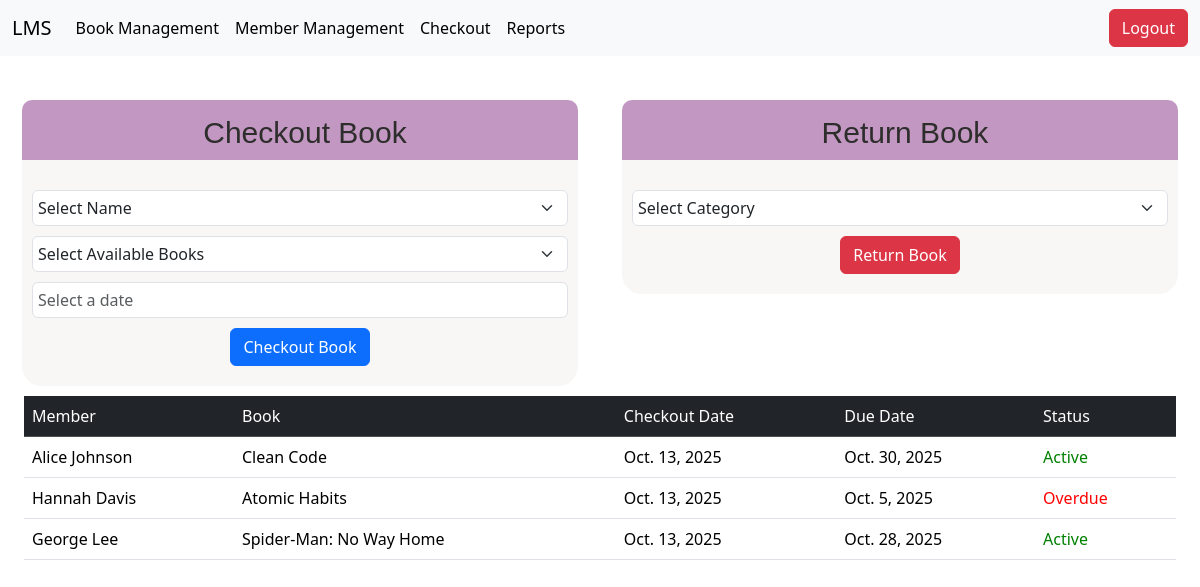
The app's page /checkoutview/, older data.
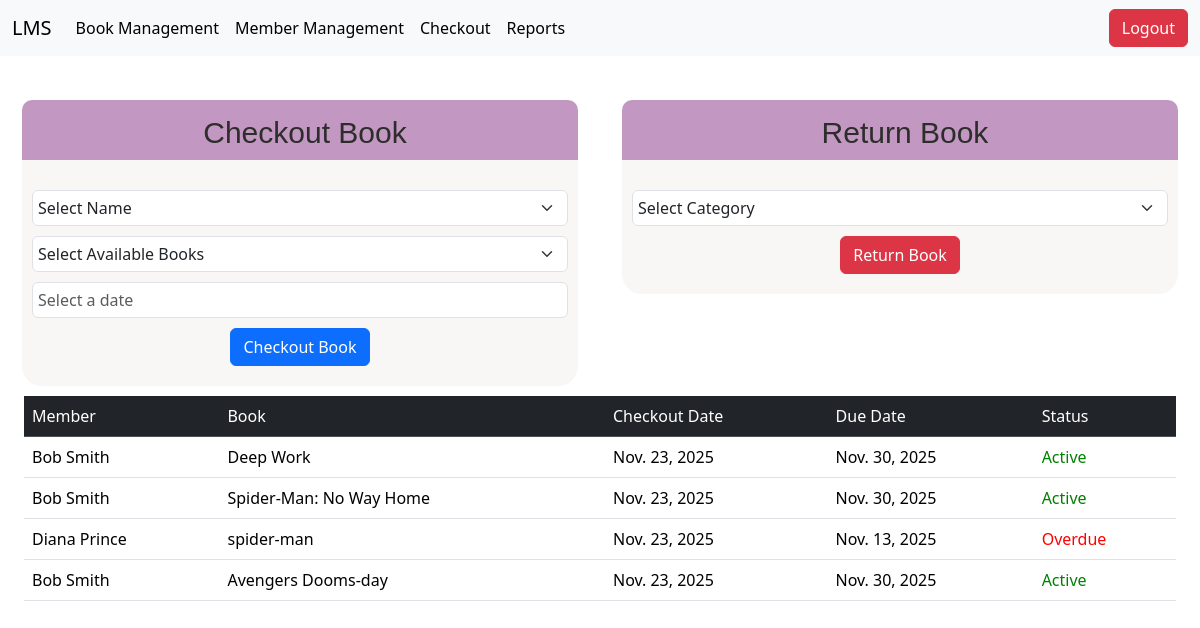
The same page, newer data.
### library/models.py (models this page shows)
class Checkouts(models.Model):
    member=models.CharField(max_length=200)
    book_title=models.TextField(null=True,blank=True)
    checkout_date=models.DateField(auto_now_add=True)
    due_date=models.DateField()
    status=models.CharField(max_length=200,null=True,blank=True)

### library/views.py (the view)
# urls.py: path("checkoutview/",views.checkoutdata,name="checkoutdata"),
def checkoutdata(request):
    checkout_title=Checkouts.objects.values_list("book_title",flat=True)
    books=Books.objects.all()
    books_list=[]
    for i in books:
         books_list.append({
              "id":i.id,
              "title":i.title,
              "author":i.author,
              "isbn":i.isbn,
              "category":i.category,
              "status":"Checkout" if i.title in checkout_title else "Available"
         })
    member=list(Member.objects.all().values())
    checkout_list=list(Checkouts.objects.all().values())
    context={"books":books_list,"member":member,"checkout_list":checkout_list}
    return render(request,"checkout.html",context)

### library/templates/checkout.html (shortened to what this page needs)
<!DOCTYPE html>
<html lang="en">
    <head>
    {% load static %}
    <link href="https://cdn.jsdelivr.net/npm/bootstrap@5.3.8/dist/css/bootstrap.min.css" rel="stylesheet">
    <link rel="stylesheet" href="https://cdnjs.cloudflare.com/ajax/libs/bootstrap-datepicker/1.9.0/css/bootstrap-datepicker.min.css">
</head>
<body>
    <div class="positionnavbar">
    <nav class="navbar navbar-expand-lg bg-body-tertiary">
        <div class="container-fluid">
            <a class="navbar-brand" href="#">LMS</a>
            <div class="collapse navbar-collapse" id="navbarNavAltMarkup">
                <div class="navbar-nav">
                    <a class="nav-link active"  href="{% url 'retriving_data_book' %}">Book Management</a>
                    <a class="nav-link active" href="{% url 'retriving_data_member' %}">Member Management</a>
                    <a class="nav-link active" href="{% url 'checkoutdata' %}">Checkout</a>
                    <a class="nav-link active" href="{% url 'reports' %}">Reports</a>
                </div>
                <a href="{% url 'logout_page' %}" class="btnEl btn btn-danger">Logout</a>
            </div>
        </div>
    </nav>
    </div>
    <div class="container-fluid">
      <div class="row">
        <div class="col-md-6 text-center">
            <div class="register_container">
              <h1 class="header">Checkout Book</h1>
              <form method="POST" action="{% url 'user_inserting_checkout' %}">
                <div class="checkoutinput">
              <select class="form-select" id="selectName" name="memberName" required>
                <option selected disabled>Select Name</option>
              </select>
              <select class="form-select" id="selectBook" name="Bookname" required>
                <option selected disabled>Select Available Books</option>
                </select>
                <input type="text" class="form-control" id="datepicker" name="duedate" placeholder="Select a date">
                <button class="btn btn-primary">Checkout Book</button>
                </form>
                </div>
            </div>
        </div>
        <div class="col-md-6 text-center">
            <div class="register_container">
              <h1 class="header">Return Book</h1>
              <div class="returnbookinput">
              <select class="form-select" name="category" id="returnItem" required>
                <option selected disabled>Select Category</option>
            </select>
            <a href="#" class="btn btn-danger" id="ReturnBtn">Return Book</a>
            </div>
        </div>
    </div>
</div>
<div class="container-fluid">
    <div class="row">
        <div class="col-12">
           <table class="table">
    <thead class="table-dark">
    <tr>
        <td>Member</td>
        <td>Book</td>
        <td>Checkout Date</td>
        <td>Due Date</td>
        <td>Status</td>
    </tr>
</thead>
<tbody>
    {% for i in checkout_list %}
    <tr>
        <td>{{i.member}}</td>
        <td>{{i.book_title}}</td>
        <td>{{i.checkout_date}}</td>
        <td>{{i.due_date}}</td>
        {% if i.status == "Overdue" %}
        <td style="color:red">{{i.status}}</td>
        {% else %}
        <td style="color:green">{{i.status}}</td>
        {% endif %}
        </tr>
    {% endfor %}
</tbody>
</table>
</div>
</div>
</div>
</body>
</html>

### library/templates/checkout.html (style rules this page uses)
.register_container { border-radius:20px; background-color:rgb(249, 247, 246); margin:10px; padding-bottom: 10px; margin-top: 100px; }
.header { font-family: Helvetica; padding-left: 10px; padding-top: 15px; height: 60px; color: rgb(45, 45, 43); font-size: 30px; background-color:rgb(194, 151, 194); border-top-left-radius: 10px; border-top-right-radius: 10px; margin-bottom: 20px; }
.input-group, .form-select, .form-control { width: 100%; padding: 5px; margin-bottom: 10px; }
.checkoutinput, .returnbookinput { padding: 10px; }
.positionnavbar { position: fixed; width: 100%; top:0; z-index: 1000; }
.btnEl { margin-left: auto; }

Row changes from the older to the newer data that the page shows:
removed Checkouts: member "Alice Johnson", book_title "Clean Code", checkout_date "Oct. 13, 2025", due_date "Oct. 30, 2025", status "Active"
removed Checkouts: member "Hannah Davis", book_title "Atomic Habits", checkout_date "Oct. 13, 2025", due_date "Oct. 5, 2025", status "Overdue"
removed Checkouts: member "George Lee", book_title "Spider-Man: No Way Home", checkout_date "Oct. 13, 2025", due_date "Oct. 28, 2025", status "Active"
added Checkouts: member "Bob Smith", book_title "Deep Work", checkout_date "Nov. 23, 2025", due_date "Nov. 30, 2025", status "Active"
added Checkouts: member "Bob Smith", book_title "Spider-Man: No Way Home", checkout_date "Nov. 23, 2025", due_date "Nov. 30, 2025", status "Active"
added Checkouts: member "Diana Prince", book_title "spider-man", checkout_date "Nov. 23, 2025", due_date "Nov. 13, 2025", status "Overdue"
added Checkouts: member "Bob Smith", book_title "Avengers Dooms-day", checkout_date "Nov. 23, 2025", due_date "Nov. 30, 2025", status "Active"
